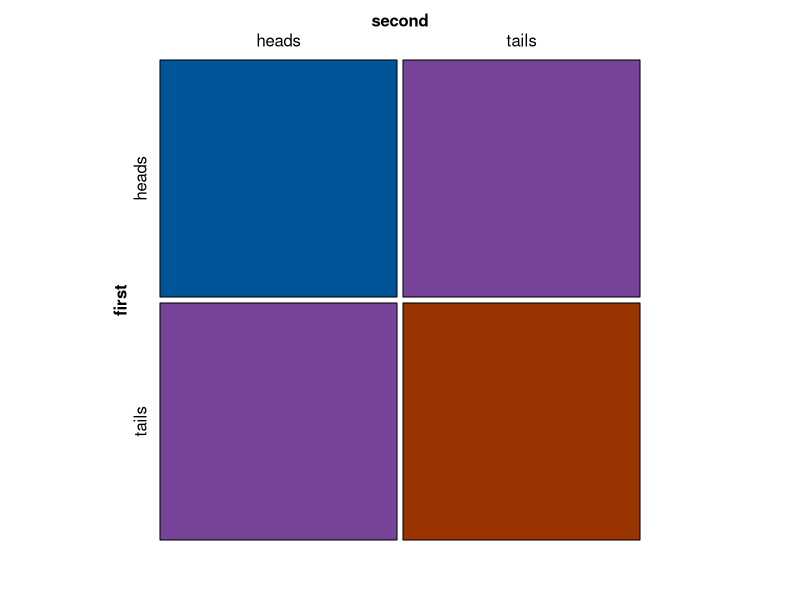
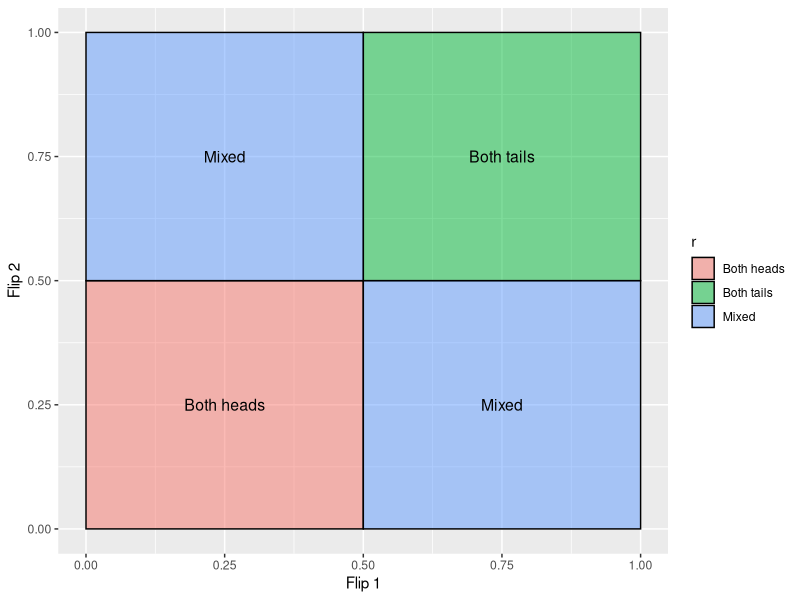
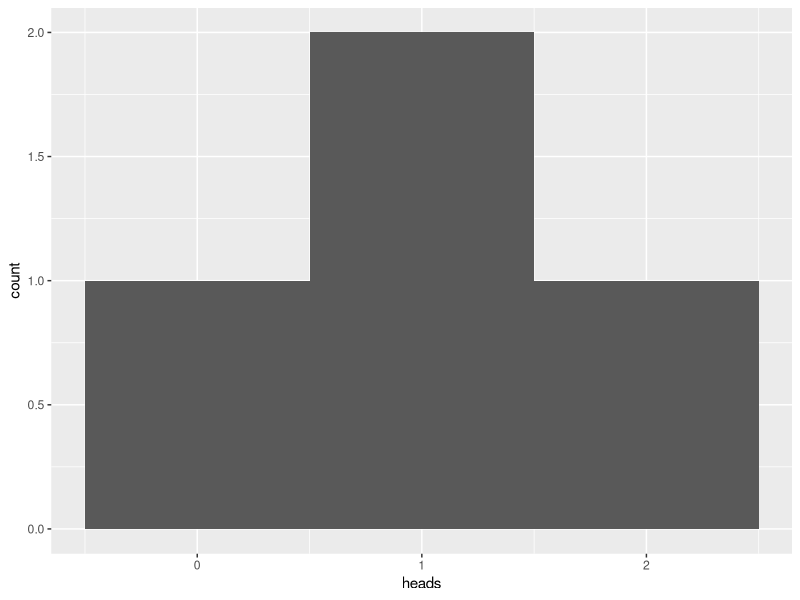
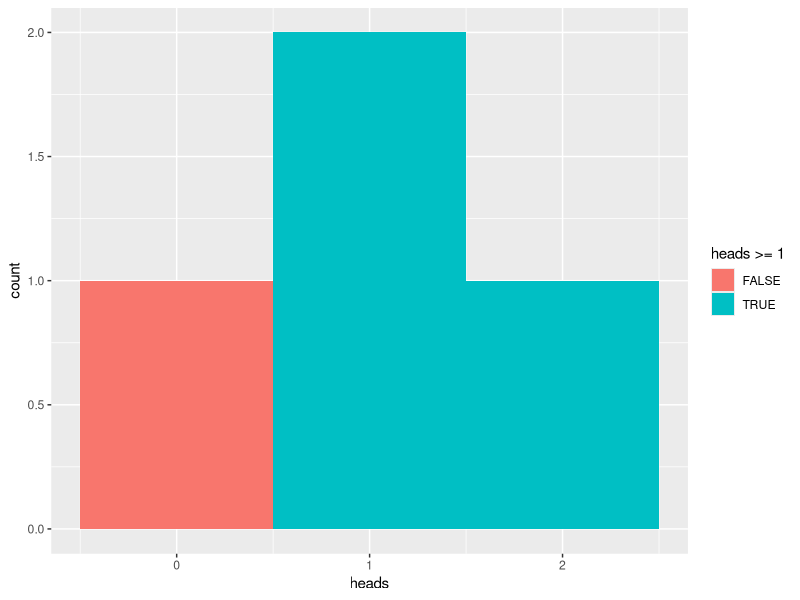
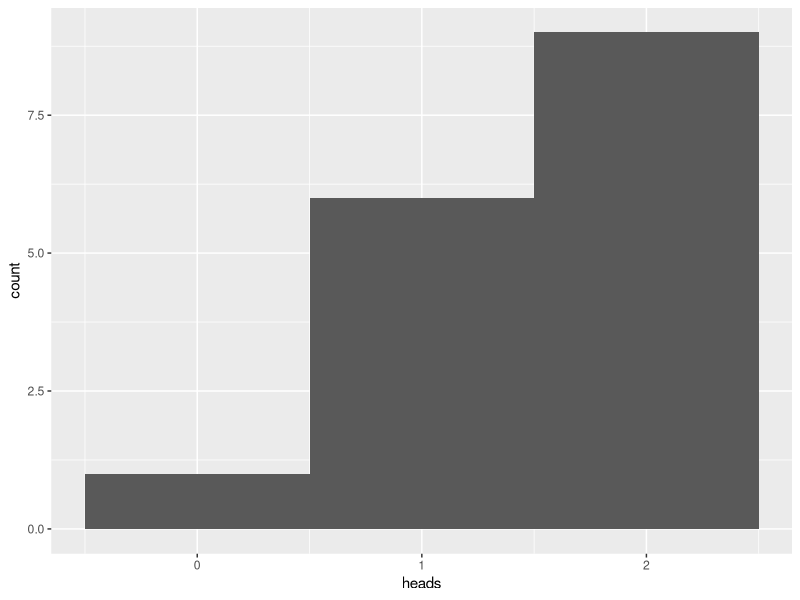
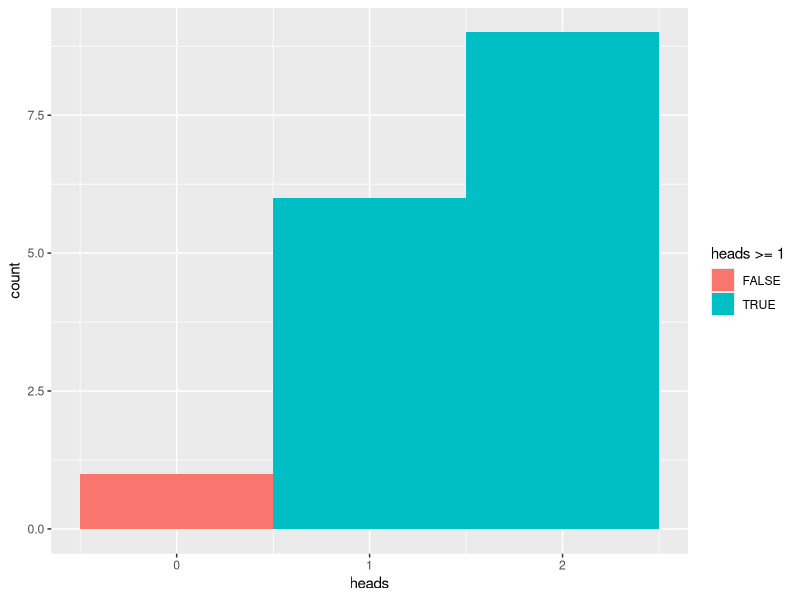

Reproduce these figures in R, in order.
## ---- chunk 1
library(vcd)
coin_flips <- data.frame(
  first  = c("heads","heads","tails","tails"),
  second = c("heads","tails","heads","tails"),
  heads  = c(2,1,1,0),
  likelihood = c(.25,.25,.25,.25)
)
mosaic(
  xtabs(likelihood ~ first + second,data = coin_flips),
  shade=T, 
  colorize = T, 
  gp = gpar(
    fill=matrix(c("#005599","#774499","#774499", "#993300"), 2, 2)
  ),
)

## ---- chunk 2
library(ggplot2)
d=data.frame(
  x1=c(0,  .5,0, .5), 
  x2=c(0.5,1 ,.5,1), 
  y1=c(0,  .5,.5,0), 
  y2=c(0.5,1 ,1 ,.5), 
 # t=c('Both heads','Both tails','Mixed','Mixed'), 
  r=c('Both heads','Both tails','Mixed','Mixed'))
ggplot() + 
scale_x_continuous(name="Flip 1") + 
scale_y_continuous(name="Flip 2") +
geom_rect(data=d, mapping=aes(xmin=x1, xmax=x2, ymin=y1, ymax=y2, fill=r), color="black", alpha=0.5) +
geom_text(data=d, aes(x=x1+(x2-x1)/2, y=y1+(y2-y1)/2, label=r), size=4) 
## ---- chunk 3
library(ggplot2)

coin_flips <- data.frame(
  first  = c("heads","heads","tails","tails"),
  second = c("heads","tails","heads","tails"),
  heads  = c(2,1,1,0)
)

ggplot(coin_flips, aes(heads)) + geom_histogram(bins = 3)
## ---- chunk 4
ggplot(coin_flips, aes(heads, fill = heads >= 1)) + geom_histogram(bins = 3)
## ---- chunk 5
sum(coin_flips$heads >= 1) / length(coin_flips$heads)
## ---- chunk 6
biased_coin_flips <- data.frame(
  first  = c("heads","heads","heads","heads","heads","heads","heads","heads","heads","heads","heads","heads","tails","tails","tails","tails"),
  second = c("heads","heads","heads","tails","heads","heads","heads","tails","heads","heads","heads","tails","heads","heads","heads","tails")
)

biased_coin_flips$heads = apply(biased_coin_flips, 1, function(x) length(which(x=="heads")))

knitr::kable(biased_coin_flips)

ggplot(biased_coin_flips, aes(heads)) + geom_histogram(bins = 3)
## ---- chunk 7
sum(biased_coin_flips$heads >= 1) / length(biased_coin_flips$heads)
## ---- chunk 8
ggplot(biased_coin_flips, aes(heads, fill = heads >= 1)) + geom_histogram(bins = 3)
## ---- chunk 9
head.head <- .75 * .75
head.tail <- .75 * .25
tail.head <- .25 * .75
tail.tail <- .25 * .25

head.head + head.tail + tail.head + tail.tail
## ---- chunk 10
head.head + head.tail + tail.head
